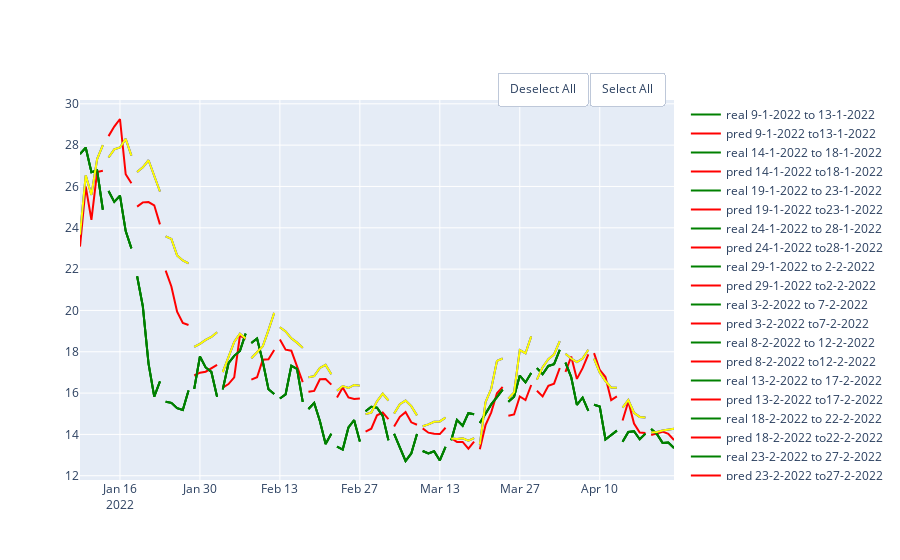

Write notebook code for a chart like this one.
### Code cell
rf_auto = RandomForestRegressor(random_state=10,criterion='mse', max_depth=5, max_features='auto')
rf_sqrt = RandomForestRegressor(random_state=10,criterion='mse', max_depth=5, max_features='sqrt')
rf_log2 = RandomForestRegressor(random_state=10,criterion='mse', max_depth=5,max_features='log2' )
df = pd.DataFrame(columns = ['MAE', 'MSE','RMSE', 'R2'], index = ['auto','sqrt', 'log2'])
show_results(df, df_link,'close',100,5,rf_auto, rf_sqrt,rf_log2)

### Figure 1 — Plotly figure (JSON) as saved in the notebook; plotly's stock layout.template omitted (floating-point values rounded to 4 significant figures)
{"data": [{"line": {"color": "green"}, "mode": "lines", "name": "real 9-1-2022 to 13-1-2022", "type": "scatter", "x": ["2022-01-09T00:00:00", "2022-01-10T00:00:00", "2022-01-11T00:00:00", "2022-01-12T00:00:00", "2022-01-13T00:00:00"], "y": [27.57, 27.88, 26.69, 26.78, 24.87]}, {"line": {"color": "red"}, "mode": "lines", "name": "pred 9-1-2022 to13-1-2022", "type": "scatter", "x": ["2022-01-09T00:00:00", "2022-01-10T00:00:00", "2022-01-11T00:00:00", "2022-01-12T00:00:00", "2022-01-13T00:00:00"], "y": [23.09, 26.0, 24.38, 26.7, 26.76]}, {"line": {"color": "green"}, "mode": "lines", "name": "real 14-1-2022 to 18-1-2022", "type": "scatter", "x": ["2022-01-14T00:00:00", "2022-01-15T00:00:00", "2022-01-16T00:00:00", "2022-01-17T00:00:00", "2022-01-18T00:00:00"], "y": [25.78, 25.25, 25.55, 23.84, 23.0]}, {"line": {"color": "red"}, "mode": "lines", "name": "pred 14-1-2022 to18-1-2022", "type": "scatter", "x": ["2022-01-14T00:00:00", "2022-01-15T00:00:00", "2022-01-16T00:00:00", "2022-01-17T00:00:00", "2022-01-18T00:00:00"], "y": [28.44, 28.9, 29.27, 26.59, 26.15]}, {"line": {"color": "green"}, "mode": "lines", "name": "real 19-1-2022 to 23-1-2022", "type": "scatter", "x": ["2022-01-19T00:00:00", "2022-01-20T00:00:00", "2022-01-21T00:00:00", "2022-01-22T00:00:00", "2022-01-23T00:00:00"], "y": [21.65, 20.2, 17.43, 15.83, 16.57]}, {"line": {"color": "red"}, "mode": "lines", "name": "pred 19-1-2022 to23-1-2022", "type": "scatter", "x": ["2022-01-19T00:00:00", "2022-01-20T00:00:00", "2022-01-21T00:00:00", "2022-01-22T00:00:00", "2022-01-23T00:00:00"], "y": [25.02, 25.23, 25.25, 25.09, 24.16]}, {"line": {"color": "green"}, "mode": "lines", "name": "real 24-1-2022 to 28-1-2022", "type": "scatter", "x": ["2022-01-24T00:00:00", "2022-01-25T00:00:00", "2022-01-26T00:00:00", "2022-01-27T00:00:00", "2022-01-28T00:00:00"], "y": [15.58, 15.53, 15.27, 15.18, 16.12]}, {"line": {"color": "red"}, "mode": "lines", "name": "pred 24-1-2022 to28-1-2022", "type": "scatter", "x": ["2022-01-24T00:00:00", "2022-01-25T00:00:00", "2022-01-26T00:00:00", "2022-01-27T00:00:00", "2022-01-28T00:00:00"], "y": [21.92, 21.16, 19.94, 19.39, 19.29]}, {"line": {"color": "green"}, "mode": "lines", "name": "real 29-1-2022 to 2-2-2022", "type": "scatter", "x": ["2022-01-29T00:00:00", "2022-01-30T00:00:00", "2022-01-31T00:00:00", "2022-02-01T00:00:00", "2022-02-02T00:00:00"], "y": [16.21, 17.77, 17.24, 17.02, 15.82]}, {"line": {"color": "red"}, "mode": "lines", "name": "pred 29-1-2022 to2-2-2022", "type": "scatter", "x": ["2022-01-29T00:00:00", "2022-01-30T00:00:00", "2022-01-31T00:00:00", "2022-02-01T00:00:00", "2022-02-02T00:00:00"], "y": [16.85, 16.99, 17.03, 17.21, 17.36]}, {"line": {"color": "green"}, "mode": "lines", "name": "real 3-2-2022 to 7-2-2022", "type": "scatter", "x": ["2022-02-03T00:00:00", "2022-02-04T00:00:00", "2022-02-05T00:00:00", "2022-02-06T00:00:00", "2022-02-07T00:00:00"], "y": [16.18, 17.45, 17.8, 18.04, 18.88]}, {"line": {"color": "red"}, "mode": "lines", "name": "pred 3-2-2022 to7-2-2022", "type": "scatter", "x": ["2022-02-03T00:00:00", "2022-02-04T00:00:00", "2022-02-05T00:00:00", "2022-02-06T00:00:00", "2022-02-07T00:00:00"], "y": [16.27, 16.44, 16.76, 18.79, 18.61]}, {"line": {"color": "green"}, "mode": "lines", "name": "real 8-2-2022 to 12-2-2022", "type": "scatter", "x": ["2022-02-08T00:00:00", "2022-02-09T00:00:00", "2022-02-10T00:00:00", "2022-02-11T00:00:00", "2022-02-12T00:00:00"], "y": [18.43, 18.64, 17.53, 16.18, 15.95]}, {"line": {"color": "red"}, "mode": "lines", "name": "pred 8-2-2022 to12-2-2022", "type": "scatter", "x": ["2022-02-08T00:00:00", "2022-02-09T00:00:00", "2022-02-10T00:00:00", "2022-02-11T00:00:00", "2022-02-12T00:00:00"], "y": [16.65, 16.77, 17.61, 17.64, 18.09]}, {"line": {"color": "green"}, "mode": "lines", "name": "real 13-2-2022 to 17-2-2022", "type": "scatter", "x": ["2022-02-13T00:00:00", "2022-02-14T00:00:00", "2022-02-15T00:00:00", "2022-02-16T00:00:00", "2022-02-17T00:00:00"], "y": [15.74, 15.94, 17.32, 17.17, 15.57]}, {"line": {"color": "red"}, "mode": "lines", "name": "pred 13-2-2022 to17-2-2022", "type": "scatter", "x": ["2022-02-13T00:00:00", "2022-02-14T00:00:00", "2022-02-15T00:00:00", "2022-02-16T00:00:00", "2022-02-17T00:00:00"], "y": [18.59, 18.1, 18.05, 17.3, 16.53]}, {"line": {"color": "green"}, "mode": "lines", "name": "real 18-2-2022 to 22-2-2022", "type": "scatter", "x": ["2022-02-18T00:00:00", "2022-02-19T00:00:00", "2022-02-20T00:00:00", "2022-02-21T00:00:00", "2022-02-22T00:00:00"], "y": [15.23, 15.52, 14.65, 13.54, 14.03]}, {"line": {"color": "red"}, "mode": "lines", "name": "pred 18-2-2022 to22-2-2022", "type": "scatter", "x": ["2022-02-18T00:00:00", "2022-02-19T00:00:00", "2022-02-20T00:00:00", "2022-02-21T00:00:00", "2022-02-22T00:00:00"], "y": [16.06, 16.11, 16.67, 16.68, 16.41]}, {"line": {"color": "green"}, "mode": "lines", "name": "real 23-2-2022 to 27-2-2022", "type": "scatter", "x": ["2022-02-23T00:00:00", "2022-02-24T00:00:00", "2022-02-25T00:00:00", "2022-02-26T00:00:00", "2022-02-27T00:00:00"], "y": [13.41, 13.27, 14.34, 14.69, 13.65]}, {"line": {"color": "red"}, "mode": "lines", "name": "pred 23-2-2022 to27-2-2022", "type": "scatter", "x": ["2022-02-23T00:00:00", "2022-02-24T00:00:00", "2022-02-25T00:00:00", "2022-02-26T00:00:00", "2022-02-27T00:00:00"], "y": [15.78, 16.27, 15.79, 15.71, 15.74]}, {"line": {"color": "green"}, "mode": "lines", "name": "real 28-2-2022 to 4-3-2022", "type": "scatter", "x": ["2022-02-28T00:00:00", "2022-03-01T00:00:00", "2022-03-02T00:00:00", "2022-03-03T00:00:00", "2022-03-04T00:00:00"], "y": [15.12, 15.33, 15.29, 14.9, 13.71]}, {"line": {"color": "red"}, "mode": "lines", "name": "pred 28-2-2022 to4-3-2022", "type": "scatter", "x": ["2022-02-28T00:00:00", "2022-03-01T00:00:00", "2022-03-02T00:00:00", "2022-03-03T00:00:00", "2022-03-04T00:00:00"], "y": [14.14, 14.28, 14.93, 15.06, 14.74]}, {"line": {"color": "green"}, "mode": "lines", "name": "real 5-3-2022 to 9-3-2022", "type": "scatter", "x": ["2022-03-05T00:00:00", "2022-03-06T00:00:00", "2022-03-07T00:00:00", "2022-03-08T00:00:00", "2022-03-09T00:00:00"], "y": [14.02, 13.34, 12.71, 13.08, 14.02]}, {"line": {"color": "red"}, "mode": "lines", "name": "pred 5-3-2022 to9-3-2022", "type": "scatter", "x": ["2022-03-05T00:00:00", "2022-03-06T00:00:00", "2022-03-07T00:00:00", "2022-03-08T00:00:00", "2022-03-09T00:00:00"], "y": [14.38, 14.85, 15.08, 14.59, 14.47]}, {"line": {"color": "green"}, "mode": "lines", "name": "real 10-3-2022 to 14-3-2022", "type": "scatter", "x": ["2022-03-10T00:00:00", "2022-03-11T00:00:00", "2022-03-12T00:00:00", "2022-03-13T00:00:00", "2022-03-14T00:00:00"], "y": [13.2, 13.08, 13.19, 12.74, 13.4]}, {"line": {"color": "red"}, "mode": "lines", "name": "pred 10-3-2022 to14-3-2022", "type": "scatter", "x": ["2022-03-10T00:00:00", "2022-03-11T00:00:00", "2022-03-12T00:00:00", "2022-03-13T00:00:00", "2022-03-14T00:00:00"], "y": [14.29, 14.08, 14.03, 14.02, 14.32]}, {"line": {"color": "green"}, "mode": "lines", "name": "real 15-3-2022 to 19-3-2022", "type": "scatter", "x": ["2022-03-15T00:00:00", "2022-03-16T00:00:00", "2022-03-17T00:00:00", "2022-03-18T00:00:00", "2022-03-19T00:00:00"], "y": [13.71, 14.7, 14.42, 15.03, 14.98]}, {"line": {"color": "red"}, "mode": "lines", "name": "pred 15-3-2022 to19-3-2022", "type": "scatter", "x": ["2022-03-15T00:00:00", "2022-03-16T00:00:00", "2022-03-17T00:00:00", "2022-03-18T00:00:00", "2022-03-19T00:00:00"], "y": [13.81, 13.64, 13.63, 13.31, 13.65]}, {"line": {"color": "green"}, "mode": "lines", "name": "real 20-3-2022 to 24-3-2022", "type": "scatter", "x": ["2022-03-20T00:00:00", "2022-03-21T00:00:00", "2022-03-22T00:00:00", "2022-03-23T00:00:00", "2022-03-24T00:00:00"], "y": [14.55, 15.01, 15.45, 15.8, 16.17]}, {"line": {"color": "red"}, "mode": "lines", "name": "pred 20-3-2022 to24-3-2022", "type": "scatter", "x": ["2022-03-20T00:00:00", "2022-03-21T00:00:00", "2022-03-22T00:00:00", "2022-03-23T00:00:00", "2022-03-24T00:00:00"], "y": [13.28, 14.45, 15.07, 15.99, 16.29]}, {"line": {"color": "green"}, "mode": "lines", "name": "real 25-3-2022 to 29-3-2022", "type": "scatter", "x": ["2022-03-25T00:00:00", "2022-03-26T00:00:00", "2022-03-27T00:00:00", "2022-03-28T00:00:00", "2022-03-29T00:00:00"], "y": [15.58, 15.82, 16.85, 16.52, 16.97]}, {"line": {"color": "red"}, "mode": "lines", "name": "pred 25-3-2022 to29-3-2022", "type": "scatter", "x": ["2022-03-25T00:00:00", "2022-03-26T00:00:00", "2022-03-27T00:00:00", "2022-03-28T00:00:00", "2022-03-29T00:00:00"], "y": [14.9, 14.96, 15.83, 15.66, 16.39]}, {"line": {"color": "green"}, "mode": "lines", "name": "real 30-3-2022 to 3-4-2022", "type": "scatter", "x": ["2022-03-30T00:00:00", "2022-03-31T00:00:00", "2022-04-01T00:00:00", "2022-04-02T00:00:00", "2022-04-03T00:00:00"], "y": [17.21, 16.91, 17.31, 17.4, 18.09]}, {"line": {"color": "red"}, "mode": "lines", "name": "pred 30-3-2022 to3-4-2022", "type": "scatter", "x": ["2022-03-30T00:00:00", "2022-03-31T00:00:00", "2022-04-01T00:00:00", "2022-04-02T00:00:00", "2022-04-03T00:00:00"], "y": [16.11, 15.84, 16.35, 16.45, 17.21]}, {"line": {"color": "green"}, "mode": "lines", "name": "real 4-4-2022 to 8-4-2022", "type": "scatter", "x": ["2022-04-04T00:00:00", "2022-04-05T00:00:00", "2022-04-06T00:00:00", "2022-04-07T00:00:00", "2022-04-08T00:00:00"], "y": [17.47, 16.77, 15.43, 15.78, 15.14]}, {"line": {"color": "red"}, "mode": "lines", "name": "pred 4-4-2022 to8-4-2022", "type": "scatter", "x": ["2022-04-04T00:00:00", "2022-04-05T00:00:00", "2022-04-06T00:00:00", "2022-04-07T00:00:00", "2022-04-08T00:00:00"], "y": [17.02, 17.77, 16.69, 17.21, 17.88]}, {"line": {"color": "green"}, "mode": "lines", "name": "real 9-4-2022 to 13-4-2022", "type": "scatter", "x": ["2022-04-09T00:00:00", "2022-04-10T00:00:00", "2022-04-11T00:00:00", "2022-04-12T00:00:00", "2022-04-13T00:00:00"], "y": [15.43, 15.35, 13.75, 13.97, 14.18]}, {"line": {"color": "red"}, "mode": "lines", "name": "pred 9-4-2022 to13-4-2022", "type": "scatter", "x": ["2022-04-09T00:00:00", "2022-04-10T00:00:00", "2022-04-11T00:00:00", "2022-04-12T00:00:00", "2022-04-13T00:00:00"], "y": [17.94, 17.12, 16.77, 15.66, 15.84]}, {"line": {"color": "green"}, "mode": "lines", "name": "real 14-4-2022 to 18-4-2022", "type": "scatter", "x": ["2022-04-14T00:00:00", "2022-04-15T00:00:00", "2022-04-16T00:00:00", "2022-04-17T00:00:00", "2022-04-18T00:00:00"], "y": [13.65, 14.12, 14.15, 13.76, 14.04]}, {"line": {"color": "red"}, "mode": "lines", "name": "pred 14-4-2022 to18-4-2022", "type": "scatter", "x": ["2022-04-14T00:00:00", "2022-04-15T00:00:00", "2022-04-16T00:00:00", "2022-04-17T00:00:00", "2022-04-18T00:00:00"], "y": [14.67, 15.6, 14.53, 14.09, 14.07]}, {"line": {"color": "green"}, "mode": "lines", "name": "real 19-4-2022 to 23-4-2022", "type": "scatter", "x": ["2022-04-19T00:00:00", "2022-04-20T00:00:00", "2022-04-21T00:00:00", "2022-04-22T00:00:00", "2022-04-23T00:00:00"], "y": [14.26, 14.02, 13.59, 13.61, 13.34]}, {"line": {"color": "red"}, "mode": "lines", "name": "pred 19-4-2022 to23-4-2022", "type": "scatter", "x": ["2022-04-19T00:00:00", "2022-04-20T00:00:00", "2022-04-21T00:00:00", "2022-04-22T00:00:00", "2022-04-23T00:00:00"], "y": [13.97, 14.04, 14.13, 14.03, 13.73]}, {"line": {"color": "green"}, "mode": "lines", "name": "real 9-1-2022 to 13-1-2022", "type": "scatter", "x": ["2022-01-09T00:00:00", "2022-01-10T00:00:00", "2022-01-11T00:00:00", "2022-01-12T00:00:00", "2022-01-13T00:00:00"], "y": [27.57, 27.88, 26.69, 26.78, 24.87]}, {"line": {"color": "blue"}, "mode": "lines", "name": "pred 9-1-2022 to13-1-2022", "type": "scatter", "x": ["2022-01-09T00:00:00", "2022-01-10T00:00:00", "2022-01-11T00:00:00", "2022-01-12T00:00:00", "2022-01-13T00:00:00"], "y": [23.67, 26.54, 25.59, 27.32, 28.0]}, {"line": {"color": "green"}, "mode": "lines", "name": "real 14-1-2022 to 18-1-2022", "type": "scatter", "x": ["2022-01-14T00:00:00", "2022-01-15T00:00:00", "2022-01-16T00:00:00", "2022-01-17T00:00:00", "2022-01-18T00:00:00"], "y": [25.78, 25.25, 25.55, 23.84, 23.0]}, {"line": {"color": "blue"}, "mode": "lines", "name": "pred 14-1-2022 to18-1-2022", "type": "scatter", "x": ["2022-01-14T00:00:00", "2022-01-15T00:00:00", "2022-01-16T00:00:00", "2022-01-17T00:00:00", "2022-01-18T00:00:00"], "y": [27.4, 27.8, 27.88, 28.3, 27.5]}, {"line": {"color": "green"}, "mode": "lines", "name": "real 19-1-2022 to 23-1-2022", "type": "scatter", "x": ["2022-01-19T00:00:00", "2022-01-20T00:00:00", "2022-01-21T00:00:00", "2022-01-22T00:00:00", "2022-01-23T00:00:00"], "y": [21.65, 20.2, 17.43, 15.83, 16.57]}, {"line": {"color": "blue"}, "mode": "lines", "name": "pred 19-1-2022 to23-1-2022", "type": "scatter", "x": ["2022-01-19T00:00:00", "2022-01-20T00:00:00", "2022-01-21T00:00:00", "2022-01-22T00:00:00", "2022-01-23T00:00:00"], "y": [26.7, 26.93, 27.27, 26.54, 25.76]}, {"line": {"color": "green"}, "mode": "lines", "name": "real 24-1-2022 to 28-1-2022", "type": "scatter", "x": ["2022-01-24T00:00:00", "2022-01-25T00:00:00", "2022-01-26T00:00:00", "2022-01-27T00:00:00", "2022-01-28T00:00:00"], "y": [15.58, 15.53, 15.27, 15.18, 16.12]}, {"line": {"color": "blue"}, "mode": "lines", "name": "pred 24-1-2022 to28-1-2022", "type": "scatter", "x": ["2022-01-24T00:00:00", "2022-01-25T00:00:00", "2022-01-26T00:00:00", "2022-01-27T00:00:00", "2022-01-28T00:00:00"], "y": [23.59, 23.46, 22.66, 22.42, 22.28]}, {"line": {"color": "green"}, "mode": "lines", "name": "real 29-1-2022 to 2-2-2022", "type": "scatter", "x": ["2022-01-29T00:00:00", "2022-01-30T00:00:00", "2022-01-31T00:00:00", "2022-02-01T00:00:00", "2022-02-02T00:00:00"], "y": [16.21, 17.77, 17.24, 17.02, 15.82]}, {"line": {"color": "blue"}, "mode": "lines", "name": "pred 29-1-2022 to2-2-2022", "type": "scatter", "x": ["2022-01-29T00:00:00", "2022-01-30T00:00:00", "2022-01-31T00:00:00", "2022-02-01T00:00:00", "2022-02-02T00:00:00"], "y": [18.24, 18.38, 18.57, 18.71, 18.94]}, {"line": {"color": "green"}, "mode": "lines", "name": "real 3-2-2022 to 7-2-2022", "type": "scatter", "x": ["2022-02-03T00:00:00", "2022-02-04T00:00:00", "2022-02-05T00:00:00", "2022-02-06T00:00:00", "2022-02-07T00:00:00"], "y": [16.18, 17.45, 17.8, 18.04, 18.88]}, {"line": {"color": "blue"}, "mode": "lines", "name": "pred 3-2-2022 to7-2-2022", "type": "scatter", "x": ["2022-02-03T00:00:00", "2022-02-04T00:00:00", "2022-02-05T00:00:00", "2022-02-06T00:00:00", "2022-02-07T00:00:00"], "y": [17.01, 17.74, 18.47, 18.87, 18.64]}, {"line": {"color": "green"}, "mode": "lines", "name": "real 8-2-2022 to 12-2-2022", "type": "scatter", "x": ["2022-02-08T00:00:00", "2022-02-09T00:00:00", "2022-02-10T00:00:00", "2022-02-11T00:00:00", "2022-02-12T00:00:00"], "y": [18.43, 18.64, 17.53, 16.18, 15.95]}, {"line": {"color": "blue"}, "mode": "lines", "name": "pred 8-2-2022 to12-2-2022", "type": "scatter", "x": ["2022-02-08T00:00:00", "2022-02-09T00:00:00", "2022-02-10T00:00:00", "2022-02-11T00:00:00", "2022-02-12T00:00:00"], "y": [17.69, 17.97, 18.27, 19.05, 19.88]}, {"line": {"color": "green"}, "mode": "lines", "name": "real 13-2-2022 to 17-2-2022", "type": "scatter", "x": ["2022-02-13T00:00:00", "2022-02-14T00:00:00", "2022-02-15T00:00:00", "2022-02-16T00:00:00", "2022-02-17T00:00:00"], "y": [15.74, 15.94, 17.32, 17.17, 15.57]}, {"line": {"color": "blue"}, "mode": "lines", "name": "pred 13-2-2022 to17-2-2022", "type": "scatter", "x": ["2022-02-13T00:00:00", "2022-02-14T00:00:00", "2022-02-15T00:00:00", "2022-02-16T00:00:00", "2022-02-17T00:00:00"], "y": [19.19, 18.99, 18.65, 18.44, 18.19]}, {"line": {"color": "green"}, "mode": "lines", "name": "real 18-2-2022 to 22-2-2022", "type": "scatter", "x": ["2022-02-18T00:00:00", "2022-02-19T00:00:00", "2022-02-20T00:00:00", "2022-02-21T00:00:00", "2022-02-22T00:00:00"], "y": [15.23, 15.52, 14.65, 13.54, 14.03]}, {"line": {"color": "blue"}, "mode": "lines", "name": "pred 18-2-2022 to22-2-2022", "type": "scatter", "x": ["2022-02-18T00:00:00", "2022-02-19T00:00:00", "2022-02-20T00:00:00", "2022-02-21T00:00:00", "2022-02-22T00:00:00"], "y": [16.77, 16.82, 17.22, 17.36, 16.91]}, {"line": {"color": "green"}, "mode": "lines", "name": "real 23-2-2022 to 27-2-2022", "type": "scatter", "x": ["2022-02-23T00:00:00", "2022-02-24T00:00:00", "2022-02-25T00:00:00", "2022-02-26T00:00:00", "2022-02-27T00:00:00"], "y": [13.41, 13.27, 14.34, 14.69, 13.65]}, {"line": {"color": "blue"}, "mode": "lines", "name": "pred 23-2-2022 to27-2-2022", "type": "scatter", "x": ["2022-02-23T00:00:00", "2022-02-24T00:00:00", "2022-02-25T00:00:00", "2022-02-26T00:00:00", "2022-02-27T00:00:00"], "y": [16.12, 16.34, 16.24, 16.39, 16.36]}, {"line": {"color": "green"}, "mode": "lines", "name": "real 28-2-2022 to 4-3-2022", "type": "scatter", "x": ["2022-02-28T00:00:00", "2022-03-01T00:00:00", "2022-03-02T00:00:00", "2022-03-03T00:00:00", "2022-03-04T00:00:00"], "y": [15.12, 15.33, 15.29, 14.9, 13.71]}, {"line": {"color": "blue"}, "mode": "lines", "name": "pred 28-2-2022 to4-3-2022", "type": "scatter", "x": ["2022-02-28T00:00:00", "2022-03-01T00:00:00", "2022-03-02T00:00:00", "2022-03-03T00:00:00", "2022-03-04T00:00:00"], "y": [14.98, 15.06, 15.6, 15.97, 15.64]}, {"line": {"color": "green"}, "mode": "lines", "name": "real 5-3-2022 to 9-3-2022", "type": "scatter", "x": ["2022-03-05T00:00:00", "2022-03-06T00:00:00", "2022-03-07T00:00:00", "2022-03-08T00:00:00", "2022-03-09T00:00:00"], "y": [14.02, 13.34, 12.71, 13.08, 14.02]}, {"line": {"color": "blue"}, "mode": "lines", "name": "pred 5-3-2022 to9-3-2022", "type": "scatter", "x": ["2022-03-05T00:00:00", "2022-03-06T00:00:00", "2022-03-07T00:00:00", "2022-03-08T00:00:00", "2022-03-09T00:00:00"], "y": [15.01, 15.47, 15.64, 15.37, 14.92]}, {"line": {"color": "green"}, "mode": "lines", "name": "real 10-3-2022 to 14-3-2022", "type": "scatter", "x": ["2022-03-10T00:00:00", "2022-03-11T00:00:00", "2022-03-12T00:00:00", "2022-03-13T00:00:00", "2022-03-14T00:00:00"], "y": [13.2, 13.08, 13.19, 12.74, 13.4]}, {"line": {"color": "blue"}, "mode": "lines", "name": "pred 10-3-2022 to14-3-2022", "type": "scatter", "x": ["2022-03-10T00:00:00", "2022-03-11T00:00:00", "2022-03-12T00:00:00", "2022-03-13T00:00:00", "2022-03-14T00:00:00"], "y": [14.4, 14.48, 14.61, 14.63, 14.81]}, {"line": {"color": "green"}, "mode": "lines", "name": "real 15-3-2022 to 19-3-2022", "type": "scatter", "x": ["2022-03-15T00:00:00", "2022-03-16T00:00:00", "2022-03-17T00:00:00", "2022-03-18T00:00:00", "2022-03-19T00:00:00"], "y": [13.71, 14.7, 14.42, 15.03, 14.98]}, {"line": {"color": "blue"}, "mode": "lines", "name": "pred 15-3-2022 to19-3-2022", "type": "scatter", "x": ["2022-03-15T00:00:00", "2022-03-16T00:00:00", "2022-03-17T00:00:00", "2022-03-18T00:00:00", "2022-03-19T00:00:00"], "y": [13.81, 13.78, 13.81, 13.7, 13.82]}, {"line": {"color": "green"}, "mode": "lines", "name": "real 20-3-2022 to 24-3-2022", "type": "scatter", "x": ["2022-03-20T00:00:00", "2022-03-21T00:00:00", "2022-03-22T00:00:00", "2022-03-23T00:00:00", "2022-03-24T00:00:00"], "y": [14.55, 15.01, 15.45, 15.8, 16.17]}, {"line": {"color": "blue"}, "mode": "lines", "name": "pred 20-3-2022 to24-3-2022", "type": "scatter", "x": ["2022-03-20T00:00:00", "2022-03-21T00:00:00", "2022-03-22T00:00:00", "2022-03-23T00:00:00", "2022-03-24T00:00:00"], "y": [13.5, 15.56, 16.21, 17.55, 17.67]}, {"line": {"color": "green"}, "mode": "lines", "name": "real 25-3-2022 to 29-3-2022", "type": "scatter", "x": ["2022-03-25T00:00:00", "2022-03-26T00:00:00", "2022-03-27T00:00:00", "2022-03-28T00:00:00", "2022-03-29T00:00:00"], "y": [15.58, 15.82, 16.85, 16.52, 16.97]}, {"line": {"color": "blue"}, "mode": "lines", "name": "pred 25-3-2022 to29-3-2022", "type": "scatter", "x": ["2022-03-25T00:00:00", "2022-03-26T00:00:00", "2022-03-27T00:00:00", "2022-03-28T00:00:00", "2022-03-29T00:00:00"], "y": [15.73, 16.03, 18.08, 17.93, 18.75]}, {"line": {"color": "green"}, "mode": "lines", "name": "real 30-3-2022 to 3-4-2022", "type": "scatter", "x": ["2022-03-30T00:00:00", "2022-03-31T00:00:00", "2022-04-01T00:00:00", "2022-04-02T00:00:00", "2022-04-03T00:00:00"], "y": [17.21, 16.91, 17.31, 17.4, 18.09]}, {"line": {"color": "blue"}, "mode": "lines", "name": "pred 30-3-2022 to3-4-2022", "type": "scatter", "x": ["2022-03-30T00:00:00", "2022-03-31T00:00:00", "2022-04-01T00:00:00", "2022-04-02T00:00:00", "2022-04-03T00:00:00"], "y": [16.66, 17.25, 17.64, 17.87, 18.51]}, {"line": {"color": "green"}, "mode": "lines", "name": "real 4-4-2022 to 8-4-2022", "type": "scatter", "x": ["2022-04-04T00:00:00", "2022-04-05T00:00:00", "2022-04-06T00:00:00", "2022-04-07T00:00:00", "2022-04-08T00:00:00"], "y": [17.47, 16.77, 15.43, 15.78, 15.14]}, {"line": {"color": "blue"}, "mode": "lines", "name": "pred 4-4-2022 to8-4-2022", "type": "scatter", "x": ["2022-04-04T00:00:00", "2022-04-05T00:00:00", "2022-04-06T00:00:00", "2022-04-07T00:00:00", "2022-04-08T00:00:00"], "y": [17.9, 17.67, 17.5, 17.67, 18.1]}, {"line": {"color": "green"}, "mode": "lines", "name": "real 9-4-2022 to 13-4-2022", "type": "scatter", "x": ["2022-04-09T00:00:00", "2022-04-10T00:00:00", "2022-04-11T00:00:00", "2022-04-12T00:00:00", "2022-04-13T00:00:00"], "y": [15.43, 15.35, 13.75, 13.97, 14.18]}, {"line": {"color": "blue"}, "mode": "lines", "name": "pred 9-4-2022 to13-4-2022", "type": "scatter", "x": ["2022-04-09T00:00:00", "2022-04-10T00:00:00", "2022-04-11T00:00:00", "2022-04-12T00:00:00", "2022-04-13T00:00:00"], "y": [17.67, 16.99, 16.58, 16.27, 16.26]}, {"line": {"color": "green"}, "mode": "lines", "name": "real 14-4-2022 to 18-4-2022", "type": "scatter", "x": ["2022-04-14T00:00:00", "2022-04-15T00:00:00", "2022-04-16T00:00:00", "2022-04-17T00:00:00", "2022-04-18T00:00:00"], "y": [13.65, 14.12, 14.15, 13.76, 14.04]}, {"line": {"color": "blue"}, "mode": "lines", "name": "pred 14-4-2022 to18-4-2022", "type": "scatter", "x": ["2022-04-14T00:00:00", "2022-04-15T00:00:00", "2022-04-16T00:00:00", "2022-04-17T00:00:00", "2022-04-18T00:00:00"], "y": [15.3, 15.67, 15.05, 14.85, 14.82]}, {"line": {"color": "green"}, "mode": "lines", "name": "real 19-4-2022 to 23-4-2022", "type": "scatter", "x": ["2022-04-19T00:00:00", "2022-04-20T00:00:00", "2022-04-21T00:00:00", "2022-04-22T00:00:00", "2022-04-23T00:00:00"], "y": [14.26, 14.02, 13.59, 13.61, 13.34]}, {"line": {"color": "blue"}, "mode": "lines", "name": "pred 19-4-2022 to23-4-2022", "type": "scatter", "x": ["2022-04-19T00:00:00", "2022-04-20T00:00:00", "2022-04-21T00:00:00", "2022-04-22T00:00:00", "2022-04-23T00:00:00"], "y": [14.09, 14.12, 14.19, 14.23, 14.28]}, {"line": {"color": "green"}, "mode": "lines", "name": "real 9-1-2022 to 13-1-2022", "type": "scatter", "x": ["2022-01-09T00:00:00", "2022-01-10T00:00:00", "2022-01-11T00:00:00", "2022-01-12T00:00:00", "2022-01-13T00:00:00"], "y": [27.57, 27.88, 26.69, 26.78, 24.87]}, {"line": {"color": "yellow"}, "mode": "lines", "name": "pred 9-1-2022 to13-1-2022", "type": "scatter", "x": ["2022-01-09T00:00:00", "2022-01-10T00:00:00", "2022-01-11T00:00:00", "2022-01-12T00:00:00", "2022-01-13T00:00:00"], "y": [23.67, 26.54, 25.59, 27.32, 28.0]}, {"line": {"color": "green"}, "mode": "lines", "name": "real 14-1-2022 to 18-1-2022", "type": "scatter", "x": ["2022-01-14T00:00:00", "2022-01-15T00:00:00", "2022-01-16T00:00:00", "2022-01-17T00:00:00", "2022-01-18T00:00:00"], "y": [25.78, 25.25, 25.55, 23.84, 23.0]}, {"line": {"color": "yellow"}, "mode": "lines", "name": "pred 14-1-2022 to18-1-2022", "type": "scatter", "x": ["2022-01-14T00:00:00", "2022-01-15T00:00:00", "2022-01-16T00:00:00", "2022-01-17T00:00:00", "2022-01-18T00:00:00"], "y": [27.4, 27.8, 27.88, 28.3, 27.5]}, {"line": {"color": "green"}, "mode": "lines", "name": "real 19-1-2022 to 23-1-2022", "type": "scatter", "x": ["2022-01-19T00:00:00", "2022-01-20T00:00:00", "2022-01-21T00:00:00", "2022-01-22T00:00:00", "2022-01-23T00:00:00"], "y": [21.65, 20.2, 17.43, 15.83, 16.57]}, {"line": {"color": "yellow"}, "mode": "lines", "name": "pred 19-1-2022 to23-1-2022", "type": "scatter", "x": ["2022-01-19T00:00:00", "2022-01-20T00:00:00", "2022-01-21T00:00:00", "2022-01-22T00:00:00", "2022-01-23T00:00:00"], "y": [26.7, 26.93, 27.27, 26.54, 25.76]}, {"line": {"color": "green"}, "mode": "lines", "name": "real 24-1-2022 to 28-1-2022", "type": "scatter", "x": ["2022-01-24T00:00:00", "2022-01-25T00:00:00", "2022-01-26T00:00:00", "2022-01-27T00:00:00", "2022-01-28T00:00:00"], "y": [15.58, 15.53, 15.27, 15.18, 16.12]}, {"line": {"color": "yellow"}, "mode": "lines", "name": "pred 24-1-2022 to28-1-2022", "type": "scatter", "x": ["2022-01-24T00:00:00", "2022-01-25T00:00:00", "2022-01-26T00:00:00", "2022-01-27T00:00:00", "2022-01-28T00:00:00"], "y": [23.59, 23.46, 22.66, 22.42, 22.28]}, {"line": {"color": "green"}, "mode": "lines", "name": "real 29-1-2022 to 2-2-2022", "type": "scatter", "x": ["2022-01-29T00:00:00", "2022-01-30T00:00:00", "2022-01-31T00:00:00", "2022-02-01T00:00:00", "2022-02-02T00:00:00"], "y": [16.21, 17.77, 17.24, 17.02, 15.82]}, {"line": {"color": "yellow"}, "mode": "lines", "name": "pred 29-1-2022 to2-2-2022", "type": "scatter", "x": ["2022-01-29T00:00:00", "2022-01-30T00:00:00", "2022-01-31T00:00:00", "2022-02-01T00:00:00", "2022-02-02T00:00:00"], "y": [18.24, 18.38, 18.57, 18.71, 18.94]}, {"line": {"color": "green"}, "mode": "lines", "name": "real 3-2-2022 to 7-2-2022", "type": "scatter", "x": ["2022-02-03T00:00:00", "2022-02-04T00:00:00", "2022-02-05T00:00:00", "2022-02-06T00:00:00", "2022-02-07T00:00:00"], "y": [16.18, 17.45, 17.8, 18.04, 18.88]}, {"line": {"color": "yellow"}, "mode": "lines", "name": "pred 3-2-2022 to7-2-2022", "type": "scatter", "x": ["2022-02-03T00:00:00", "2022-02-04T00:00:00", "2022-02-05T00:00:00", "2022-02-06T00:00:00", "2022-02-07T00:00:00"], "y": [17.01, 17.74, 18.47, 18.87, 18.64]}, {"line": {"color": "green"}, "mode": "lines", "name": "real 8-2-2022 to 12-2-2022", "type": "scatter", "x": ["2022-02-08T00:00:00", "2022-02-09T00:00:00", "2022-02-10T00:00:00", "2022-02-11T00:00:00", "2022-02-12T00:00:00"], "y": [18.43, 18.64, 17.53, 16.18, 15.95]}, {"line": {"color": "yellow"}, "mode": "lines", "name": "pred 8-2-2022 to12-2-2022", "type": "scatter", "x": ["2022-02-08T00:00:00", "2022-02-09T00:00:00", "2022-02-10T00:00:00", "2022-02-11T00:00:00", "2022-02-12T00:00:00"], "y": [17.69, 17.97, 18.27, 19.05, 19.88]}, {"line": {"color": "green"}, "mode": "lines", "name": "real 13-2-2022 to 17-2-2022", "type": "scatter", "x": ["2022-02-13T00:00:00", "2022-02-14T00:00:00", "2022-02-15T00:00:00", "2022-02-16T00:00:00", "2022-02-17T00:00:00"], "y": [15.74, 15.94, 17.32, 17.17, 15.57]}, {"line": {"color": "yellow"}, "mode": "lines", "name": "pred 13-2-2022 to17-2-2022", "type": "scatter", "x": ["2022-02-13T00:00:00", "2022-02-14T00:00:00", "2022-02-15T00:00:00", "2022-02-16T00:00:00", "2022-02-17T00:00:00"], "y": [19.19, 18.99, 18.65, 18.44, 18.19]}, {"line": {"color": "green"}, "mode": "lines", "name": "real 18-2-2022 to 22-2-2022", "type": "scatter", "x": ["2022-02-18T00:00:00", "2022-02-19T00:00:00", "2022-02-20T00:00:00", "2022-02-21T00:00:00", "2022-02-22T00:00:00"], "y": [15.23, 15.52, 14.65, 13.54, 14.03]}, {"line": {"color": "yellow"}, "mode": "lines", "name": "pred 18-2-2022 to22-2-2022", "type": "scatter", "x": ["2022-02-18T00:00:00", "2022-02-19T00:00:00", "2022-02-20T00:00:00", "2022-02-21T00:00:00", "2022-02-22T00:00:00"], "y": [16.77, 16.82, 17.22, 17.36, 16.91]}, {"line": {"color": "green"}, "mode": "lines", "name": "real 23-2-2022 to 27-2-2022", "type": "scatter", "x": ["2022-02-23T00:00:00", "2022-02-24T00:00:00", "2022-02-25T00:00:00", "2022-02-26T00:00:00", "2022-02-27T00:00:00"], "y": [13.41, 13.27, 14.34, 14.69, 13.65]}, {"line": {"color": "yellow"}, "mode": "lines", "name": "pred 23-2-2022 to27-2-2022", "type": "scatter", "x": ["2022-02-23T00:00:00", "2022-02-24T00:00:00", "2022-02-25T00:00:00", "2022-02-26T00:00:00", "2022-02-27T00:00:00"], "y": [16.12, 16.34, 16.24, 16.39, 16.36]}, {"line": {"color": "green"}, "mode": "lines", "name": "real 28-2-2022 to 4-3-2022", "type": "scatter", "x": ["2022-02-28T00:00:00", "2022-03-01T00:00:00", "2022-03-02T00:00:00", "2022-03-03T00:00:00", "2022-03-04T00:00:00"], "y": [15.12, 15.33, 15.29, 14.9, 13.71]}, {"line": {"color": "yellow"}, "mode": "lines", "name": "pred 28-2-2022 to4-3-2022", "type": "scatter", "x": ["2022-02-28T00:00:00", "2022-03-01T00:00:00", "2022-03-02T00:00:00", "2022-03-03T00:00:00", "2022-03-04T00:00:00"], "y": [14.98, 15.06, 15.6, 15.97, 15.64]}, {"line": {"color": "green"}, "mode": "lines", "name": "real 5-3-2022 to 9-3-2022", "type": "scatter", "x": ["2022-03-05T00:00:00", "2022-03-06T00:00:00", "2022-03-07T00:00:00", "2022-03-08T00:00:00", "2022-03-09T00:00:00"], "y": [14.02, 13.34, 12.71, 13.08, 14.02]}, {"line": {"color": "yellow"}, "mode": "lines", "name": "pred 5-3-2022 to9-3-2022", "type": "scatter", "x": ["2022-03-05T00:00:00", "2022-03-06T00:00:00", "2022-03-07T00:00:00", "2022-03-08T00:00:00", "2022-03-09T00:00:00"], "y": [15.01, 15.47, 15.64, 15.37, 14.92]}, {"line": {"color": "green"}, "mode": "lines", "name": "real 10-3-2022 to 14-3-2022", "type": "scatter", "x": ["2022-03-10T00:00:00", "2022-03-11T00:00:00", "2022-03-12T00:00:00", "2022-03-13T00:00:00", "2022-03-14T00:00:00"], "y": [13.2, 13.08, 13.19, 12.74, 13.4]}, {"line": {"color": "yellow"}, "mode": "lines", "name": "pred 10-3-2022 to14-3-2022", "type": "scatter", "x": ["2022-03-10T00:00:00", "2022-03-11T00:00:00", "2022-03-12T00:00:00", "2022-03-13T00:00:00", "2022-03-14T00:00:00"], "y": [14.4, 14.48, 14.61, 14.63, 14.81]}, {"line": {"color": "green"}, "mode": "lines", "name": "real 15-3-2022 to 19-3-2022", "type": "scatter", "x": ["2022-03-15T00:00:00", "2022-03-16T00:00:00", "2022-03-17T00:00:00", "2022-03-18T00:00:00", "2022-03-19T00:00:00"], "y": [13.71, 14.7, 14.42, 15.03, 14.98]}, {"line": {"color": "yellow"}, "mode": "lines", "name": "pred 15-3-2022 to19-3-2022", "type": "scatter", "x": ["2022-03-15T00:00:00", "2022-03-16T00:00:00", "2022-03-17T00:00:00", "2022-03-18T00:00:00", "2022-03-19T00:00:00"], "y": [13.81, 13.78, 13.81, 13.7, 13.82]}, {"line": {"color": "green"}, "mode": "lines", "name": "real 20-3-2022 to 24-3-2022", "type": "scatter", "x": ["2022-03-20T00:00:00", "2022-03-21T00:00:00", "2022-03-22T00:00:00", "2022-03-23T00:00:00", "2022-03-24T00:00:00"], "y": [14.55, 15.01, 15.45, 15.8, 16.17]}, {"line": {"color": "yellow"}, "mode": "lines", "name": "pred 20-3-2022 to24-3-2022", "type": "scatter", "x": ["2022-03-20T00:00:00", "2022-03-21T00:00:00", "2022-03-22T00:00:00", "2022-03-23T00:00:00", "2022-03-24T00:00:00"], "y": [13.5, 15.56, 16.21, 17.55, 17.67]}, {"line": {"color": "green"}, "mode": "lines", "name": "real 25-3-2022 to 29-3-2022", "type": "scatter", "x": ["2022-03-25T00:00:00", "2022-03-26T00:00:00", "2022-03-27T00:00:00", "2022-03-28T00:00:00", "2022-03-29T00:00:00"], "y": [15.58, 15.82, 16.85, 16.52, 16.97]}, {"line": {"color": "yellow"}, "mode": "lines", "name": "pred 25-3-2022 to29-3-2022", "type": "scatter", "x": ["2022-03-25T00:00:00", "2022-03-26T00:00:00", "2022-03-27T00:00:00", "2022-03-28T00:00:00", "2022-03-29T00:00:00"], "y": [15.73, 16.03, 18.08, 17.93, 18.75]}, {"line": {"color": "green"}, "mode": "lines", "name": "real 30-3-2022 to 3-4-2022", "type": "scatter", "x": ["2022-03-30T00:00:00", "2022-03-31T00:00:00", "2022-04-01T00:00:00", "2022-04-02T00:00:00", "2022-04-03T00:00:00"], "y": [17.21, 16.91, 17.31, 17.4, 18.09]}, {"line": {"color": "yellow"}, "mode": "lines", "name": "pred 30-3-2022 to3-4-2022", "type": "scatter", "x": ["2022-03-30T00:00:00", "2022-03-31T00:00:00", "2022-04-01T00:00:00", "2022-04-02T00:00:00", "2022-04-03T00:00:00"], "y": [16.66, 17.25, 17.64, 17.87, 18.51]}, {"line": {"color": "green"}, "mode": "lines", "name": "real 4-4-2022 to 8-4-2022", "type": "scatter", "x": ["2022-04-04T00:00:00", "2022-04-05T00:00:00", "2022-04-06T00:00:00", "2022-04-07T00:00:00", "2022-04-08T00:00:00"], "y": [17.47, 16.77, 15.43, 15.78, 15.14]}, {"line": {"color": "yellow"}, "mode": "lines", "name": "pred 4-4-2022 to8-4-2022", "type": "scatter", "x": ["2022-04-04T00:00:00", "2022-04-05T00:00:00", "2022-04-06T00:00:00", "2022-04-07T00:00:00", "2022-04-08T00:00:00"], "y": [17.9, 17.67, 17.5, 17.67, 18.1]}, {"line": {"color": "green"}, "mode": "lines", "name": "real 9-4-2022 to 13-4-2022", "type": "scatter", "x": ["2022-04-09T00:00:00", "2022-04-10T00:00:00", "2022-04-11T00:00:00", "2022-04-12T00:00:00", "2022-04-13T00:00:00"], "y": [15.43, 15.35, 13.75, 13.97, 14.18]}, {"line": {"color": "yellow"}, "mode": "lines", "name": "pred 9-4-2022 to13-4-2022", "type": "scatter", "x": ["2022-04-09T00:00:00", "2022-04-10T00:00:00", "2022-04-11T00:00:00", "2022-04-12T00:00:00", "2022-04-13T00:00:00"], "y": [17.67, 16.99, 16.58, 16.27, 16.26]}, {"line": {"color": "green"}, "mode": "lines", "name": "real 14-4-2022 to 18-4-2022", "type": "scatter", "x": ["2022-04-14T00:00:00", "2022-04-15T00:00:00", "2022-04-16T00:00:00", "2022-04-17T00:00:00", "2022-04-18T00:00:00"], "y": [13.65, 14.12, 14.15, 13.76, 14.04]}, {"line": {"color": "yellow"}, "mode": "lines", "name": "pred 14-4-2022 to18-4-2022", "type": "scatter", "x": ["2022-04-14T00:00:00", "2022-04-15T00:00:00", "2022-04-16T00:00:00", "2022-04-17T00:00:00", "2022-04-18T00:00:00"], "y": [15.3, 15.67, 15.05, 14.85, 14.82]}, {"line": {"color": "green"}, "mode": "lines", "name": "real 19-4-2022 to 23-4-2022", "type": "scatter", "x": ["2022-04-19T00:00:00", "2022-04-20T00:00:00", "2022-04-21T00:00:00", "2022-04-22T00:00:00", "2022-04-23T00:00:00"], "y": [14.26, 14.02, 13.59, 13.61, 13.34]}, {"line": {"color": "yellow"}, "mode": "lines", "name": "pred 19-4-2022 to23-4-2022", "type": "scatter", "x": ["2022-04-19T00:00:00", "2022-04-20T00:00:00", "2022-04-21T00:00:00", "2022-04-22T00:00:00", "2022-04-23T00:00:00"], "y": [14.09, 14.12, 14.19, 14.23, 14.28]}], "layout": {"updatemenus": [{"buttons": [{"args": ["visible", "legendonly"], "label": "Deselect All", "method": "restyle"}, {"args": ["visible", true], "label": "Select All", "method": "restyle"}], "direction": "left", "pad": {"r": 10, "t": 10}, "showactive": false, "type": "buttons", "x": 1, "xanchor": "right", "y": 1.1, "yanchor": "top"}]}}
